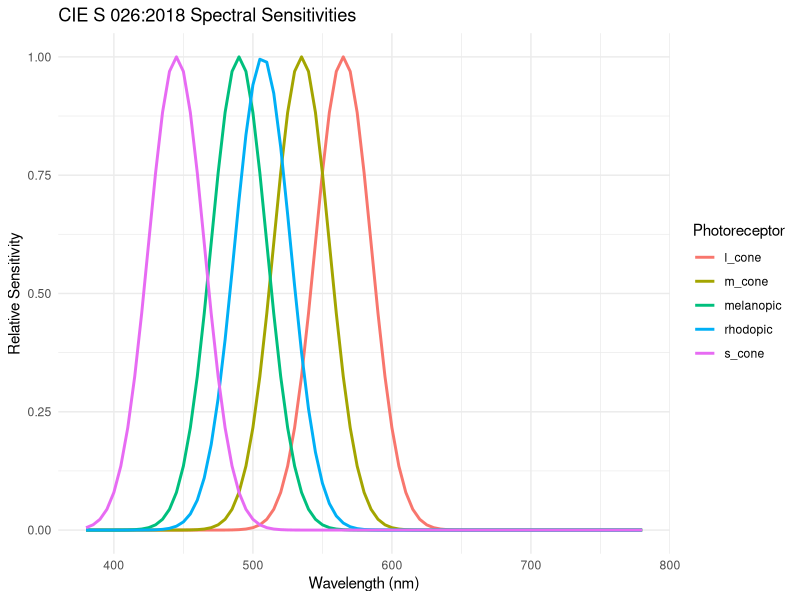
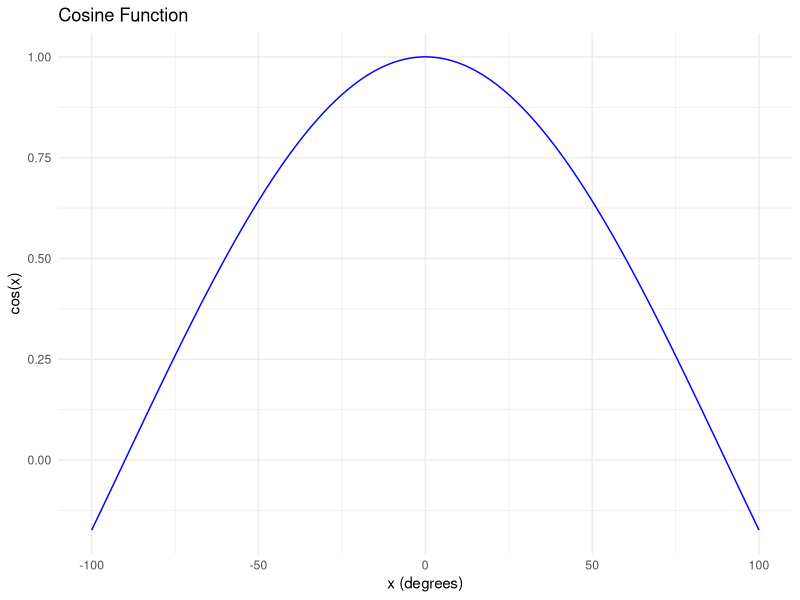

Reproduce these figures in R, in order.
## ---- chunk 1
library(ggplot2)
library(tidyr)
library(readr)

# Load data
cie_data <- read_csv("assets/cie_s026.csv")

# Reshape data to long format
cie_long <- pivot_longer(cie_data, 
                         cols = -wavelength,
                         names_to = "photoreceptor",
                         values_to = "sensitivity")

# Plot
ggplot(cie_long, aes(x = wavelength, y = sensitivity, color = photoreceptor)) +
  geom_line(size = 1) +
  labs(title = "CIE S 026:2018 Spectral Sensitivities",
       x = "Wavelength (nm)",
       y = "Relative Sensitivity",
       color = "Photoreceptor") +
  theme_minimal()
## ---- chunk 2
library(ggplot2)

# Define x in degrees
x_deg <- seq(-100, 100, length.out = 400)
y <- cos(x_deg * pi / 180)  # Convert degrees to radians
df <- data.frame(x = x_deg, y = y)

# Plot
ggplot(df, aes(x = x, y = y)) +
  geom_line(color = "blue") +
  labs(title = "Cosine Function", x = "x (degrees)", y = "cos(x)") +
  theme_minimal()
